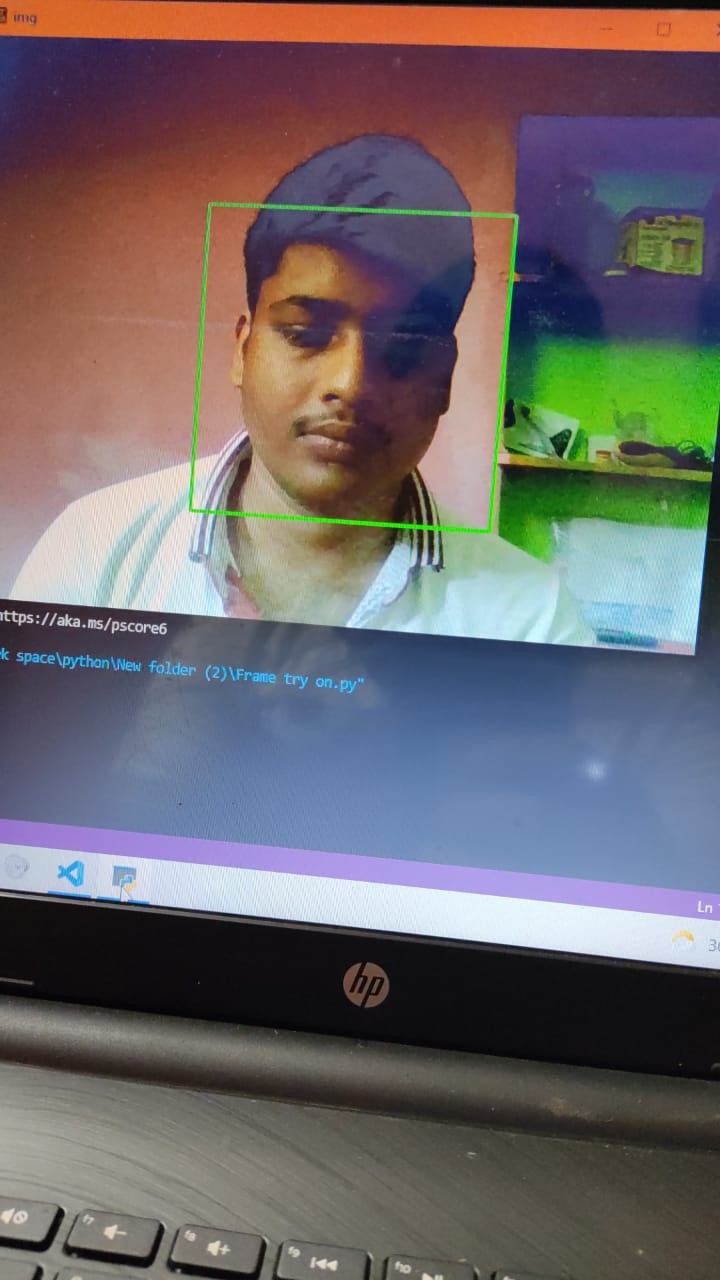
#> input picture Input_image.jpeg, 720 x 1280 px, given in place of the camera
$ python 'Frame try on.py'
#> lines starting #> are read from the running program, lines starting #| are printed output that depends on the picture; after the words box and inside, x2 and y2 are one past the last pixel; in counts of white or black regions, pixels touching at a corner belong together
#All the imports go here
# from turtle import width
import numpy as np
import cv2
import time

#Initializing the face and eye cascade classifiers from xml files
face_cascade = cv2.CascadeClassifier('A:/work space/face/haarcascade_frontalface_default.xml')
eye_cascade = cv2.CascadeClassifier('A:/work space/face/haarcascade_eye_tree_eyeglasses.xml')
glass_color=(0, 0, 0)
#Variable store execution state
first_read = True

#Starting the video capture
cap = cv2.VideoCapture(0)
ret,img = cap.read()
#> img is the input picture: shape (1280, 720, 3); mean B, G, R 104.4, 102.8, 108.9

while(ret):
	ret,img = cap.read()
	img=cv2.flip(img,1,1)
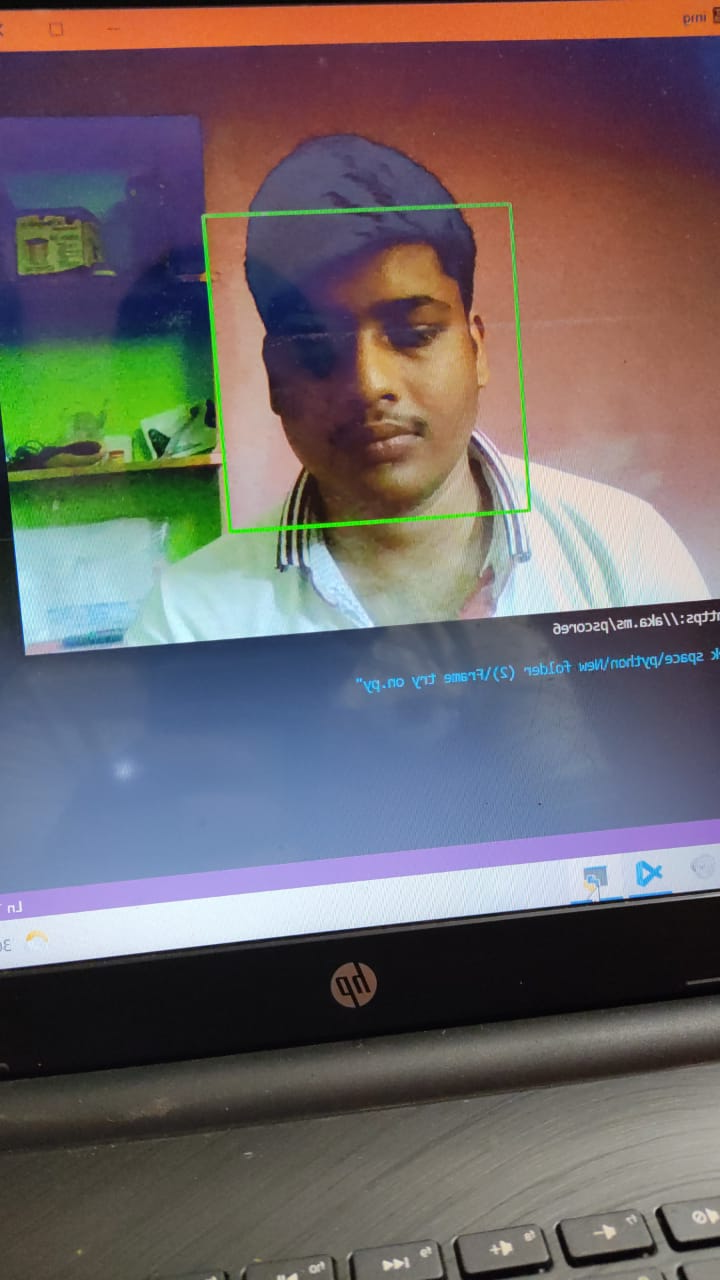
#> img: shape (1280, 720, 3); mean B, G, R 104.4, 102.8, 108.9
	time.sleep(0.01)
	#Converting the recorded image to grayscale
	gray = cv2.cvtColor(img, cv2.COLOR_BGR2GRAY)
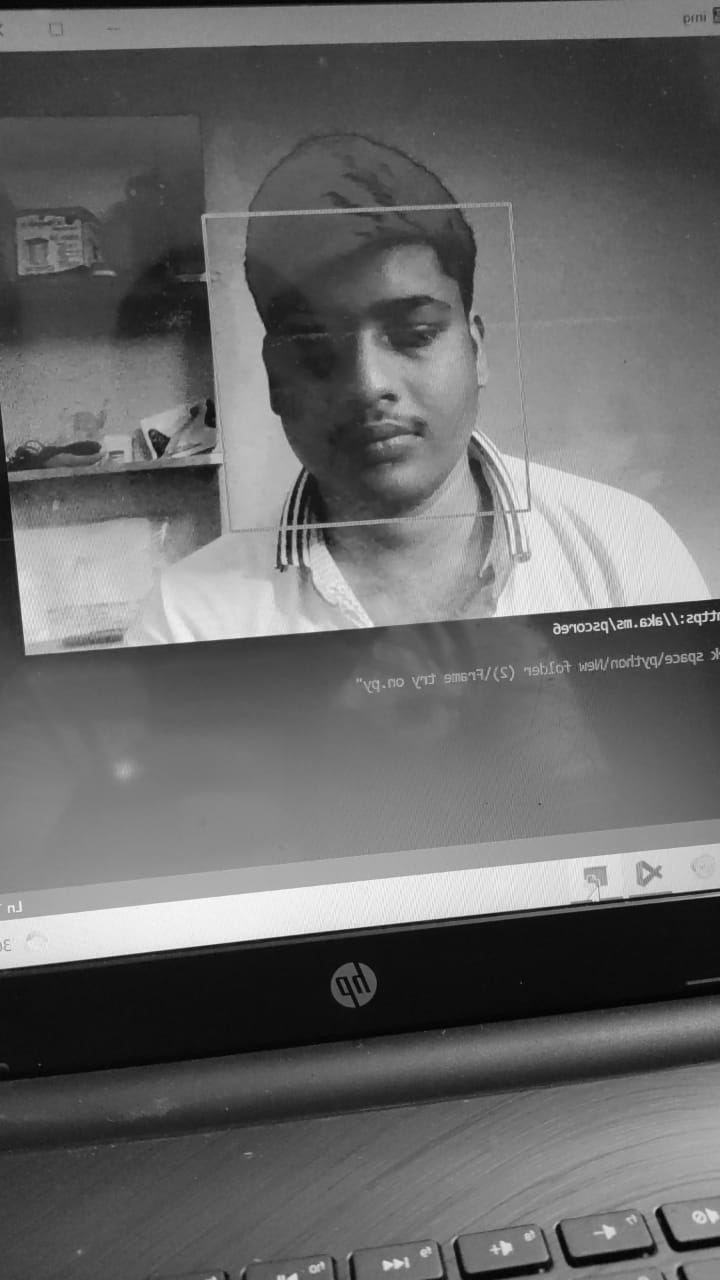
#> gray: shape (1280, 720); min 0, max 253, mean 104.8
	#Applying filter to remove impurities
	gray = cv2.bilateralFilter(gray,5,1,1)

	#Detecting the face for region of image to be fed to eye classifier
	faces = face_cascade.detectMultiScale(gray, 1.3, 5,minSize=(200,200))
#> faces = [[244, 244, 255, 255]]
	if(len(faces)>0):
		for (x,y,w,h) in faces:
			img = cv2.rectangle(img,(x,y),(x+w,y+h),(0,255,0),2)

			#roi_face is face which is input to eye classifier
			roi_face = gray[y:y+h,x:x+w]
			roi_face_clr = img[y:y+h,x:x+w]
			eyes = eye_cascade.detectMultiScale(img, scaleFactor = 1.2,minNeighbors = 4)
			count=0
			startpoint=0
			endpoint=0
			height=0
			wheight=0
			if(len(eyes)%2==0):
					for (ex,ey,ew,eh) in eyes:
						count=count+3
						if count%2!=0:
							startpoint=(ex+ew,(ey+(eh//2)))
							startpoint2=(ex,ey+(eh//2))
							height=ew
						else:
							endpoint=(ex,ey+(eh//2))
							endpoint2=(ex+ew,ey+(eh//2))
							wheight=ew

						# cv2.rectangle(img,(ex,ey),(ex+ew,ey+eh),(255, 0, 0),2)
						cv2.circle(img,(ex+(ew//2),ey+(eh//2)),27,(255,206,68),-1)
						cv2.circle(img,(ex+(ew//2),ey+(eh//2)),28,(255,0,0),2)
						if startpoint!=0 and endpoint!=0:


								if(startpoint[0]-endpoint[0])<0:

									if(height<wheight):
										if wheight-height<5:
											cv2.line(img,endpoint2,((endpoint2[0]+20,endpoint2[1]-10)),glass_color,2)
											cv2.line(img,startpoint2,(startpoint2[0]-20,startpoint2[1]-10),glass_color,2)
										else:
											cv2.line(img,endpoint2,((endpoint2[0]+50,endpoint2[1]-20)),glass_color,2)
											cv2.line(img,startpoint2,(startpoint2[0]-10,startpoint2[1]-10),glass_color,2)
									else:
										if height-wheight<5:
											cv2.line(img,endpoint2,((endpoint2[0]+20,endpoint2[1]-10)),glass_color,2)
											cv2.line(img,startpoint2,(startpoint2[0]-20,startpoint2[1]-10),glass_color,2)

										else:
											cv2.line(img,(endpoint2),((endpoint2[0]+15,endpoint2[1]-10)),glass_color,2)
											cv2.line(img,startpoint2,(startpoint2[0]-50,startpoint2[1]-20),glass_color,2)

									cv2.line(img,startpoint,endpoint,glass_color,2)
								else:
									if height>wheight:
										if height-wheight<5 :
											cv2.line(img,startpoint,(startpoint[0]+20,startpoint[1]-10),glass_color,2)
											cv2.line(img,endpoint,(endpoint[0]-20,endpoint[1]-10),glass_color,2)
										else:
											cv2.line(img,startpoint,(startpoint[0]+50,startpoint[1]-20),glass_color,2)
											cv2.line(img,endpoint,(endpoint[0]-10,endpoint[1]-10),glass_color,2)
									else:
										if wheight-height<5 :
											cv2.line(img,startpoint,(startpoint[0]+20,startpoint[1]-10),glass_color,2)
											cv2.line(img,endpoint,(endpoint[0]-20,endpoint[1]-10),glass_color,2)
										else:
											cv2.line(img,endpoint,(endpoint[0]-50,endpoint[1]-20),glass_color,2)
											cv2.line(img,startpoint,(startpoint[0]+10,startpoint[1]-10),glass_color,2)
									cv2.line(img,endpoint2,startpoint2,glass_color,2)
#> this loop made 1 pass
#> (x, y, w, h) on pass 1: (244, 244, 255, 255)
#> pass 1, `img = cv2.rectangle(img,(x,y),(x+w,y+h),(0,255,0),2)`:
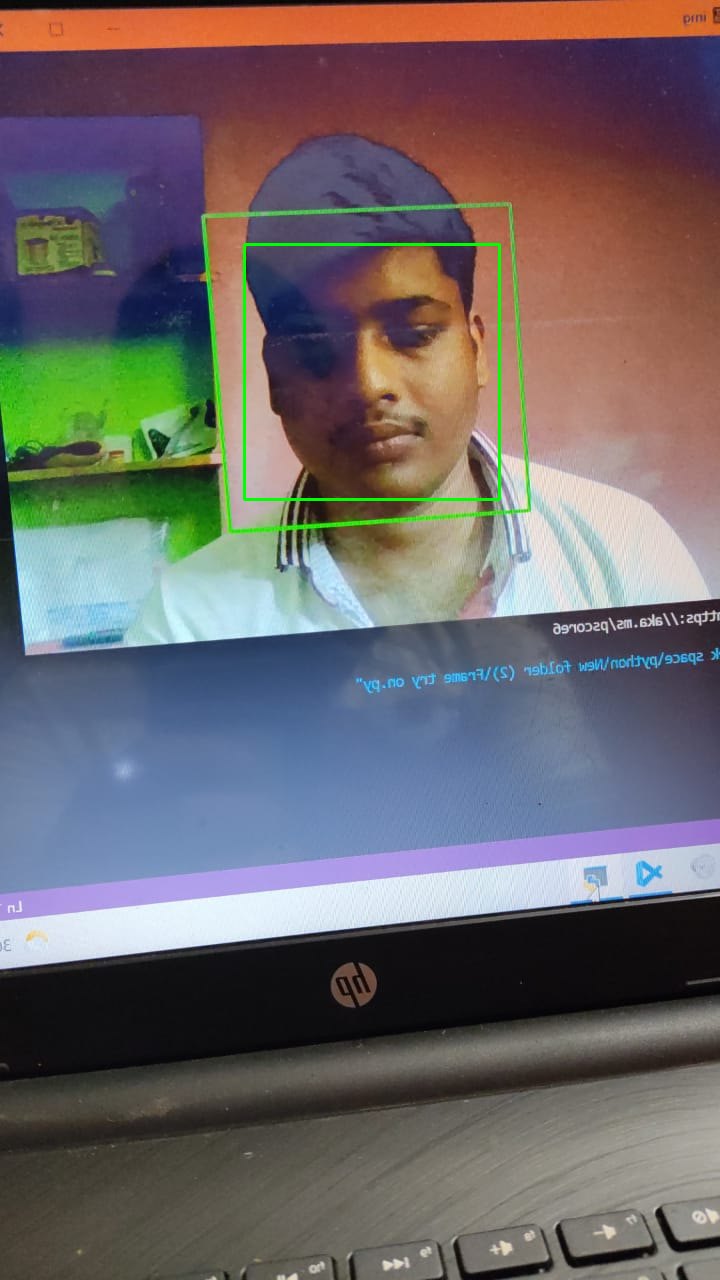
#> img: shape (1280, 720, 3); 0.33% of pixels changed, all inside (x1, y1, x2, y2) = (243, 243, 501, 501)
#> pass 1, `roi_face = gray[y:y+h,x:x+w]`:
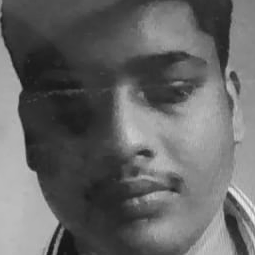
#> roi_face: shape (255, 255); min 20, max 235, mean 101.4
#> pass 1, `roi_face_clr = img[y:y+h,x:x+w]`:
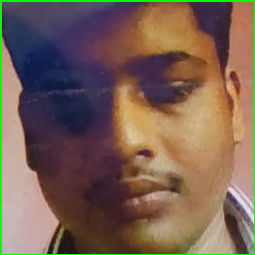
#> roi_face_clr: shape (255, 255, 3); mean B, G, R 83.1, 96.9, 120.9

	#Controlling the algorithm with keys
	cv2.imshow('img',img)
	a = cv2.waitKey(1)
#> (key q is pressed here)
	if(a==ord('q')):
		break

cap.release()
cv2.destroyAllWindows()
